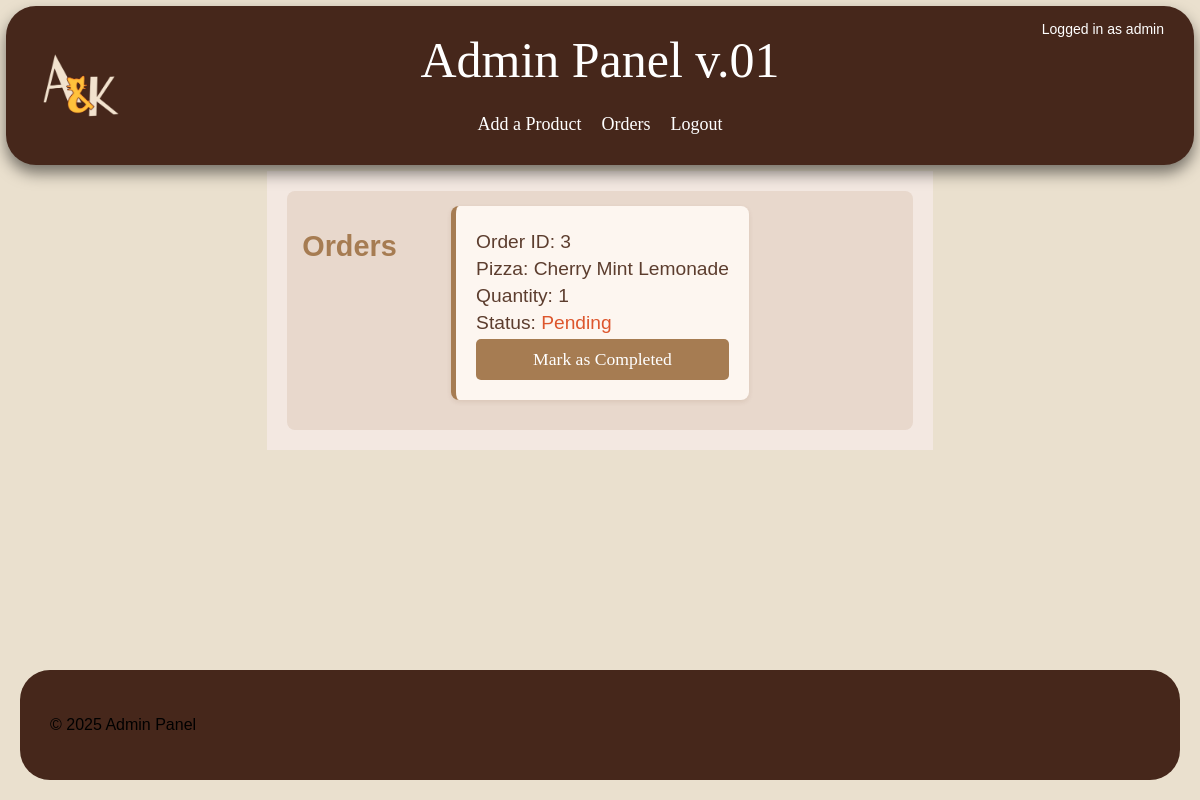
/orders (signed in), run on an earlier commit of the app's database.
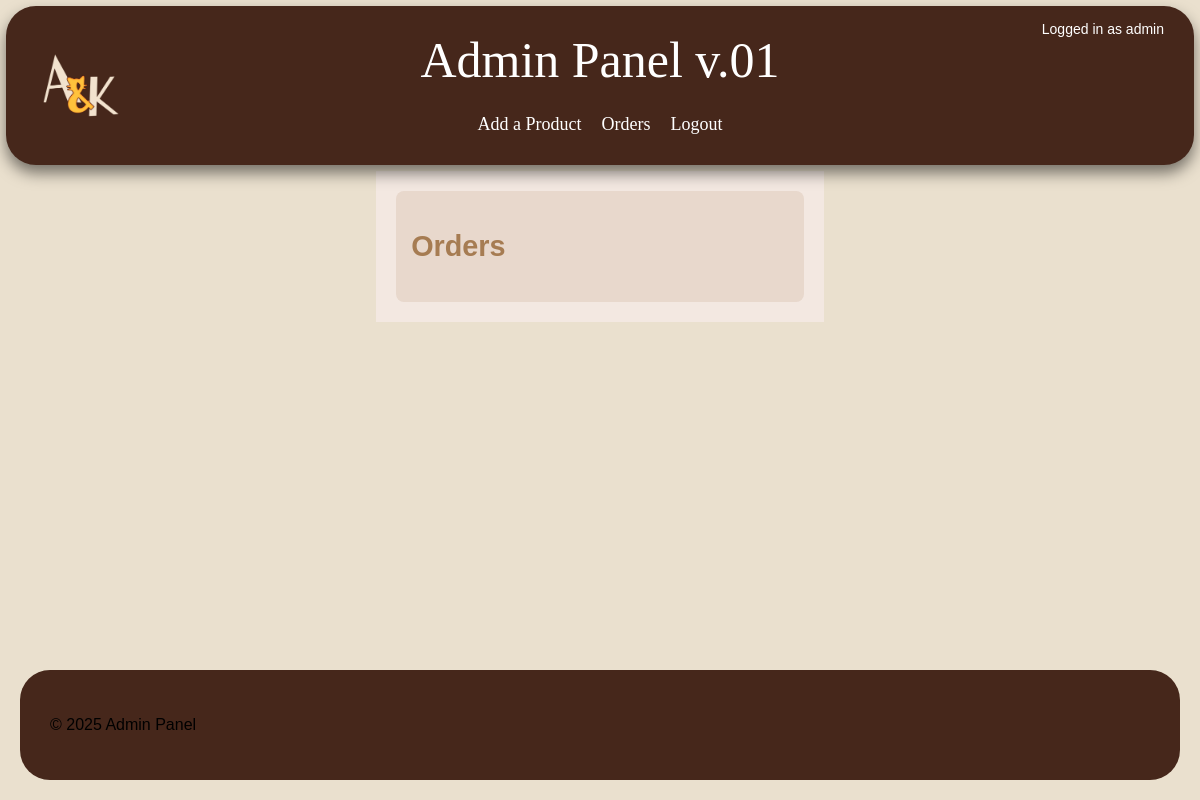
And on a later commit of the database.
### app.py (models this page shows, shortened)
class Order(db.Model):
    __tablename__ = 'order'
    id = db.Column(db.Integer, primary_key=True)
    user_id = db.Column(db.Integer, db.ForeignKey('user.id'), nullable=False)
    item_id = db.Column(db.Integer, db.ForeignKey('item.id'), nullable=False)
    quantity = db.Column(db.Integer, nullable=False)
    status = db.Column(db.String(20), default='Pending')
    user = db.relationship('User', backref=db.backref('orders', lazy=True))
    item = db.relationship('Item', backref=db.backref('orders', lazy=True))

class Item(db.Model):
    id = db.Column(db.Integer, primary_key=True)
    title = db.Column(db.String(100))
    price = db.Column(db.Float)
    is_active = db.Column(db.Boolean)
    text = db.Column(db.String(500))
    image_filename = db.Column(db.String(100))

### app.py (the view)
@app.route('/orders')
@login_required
def orders():
    orders = Order.query.filter_by(status='Pending').all()
    return render_template('orders.html', orders=orders)

### app.py (called while the page is built)
@login_manager.user_loader
def load_user(user_id):
    return User.query.get(int(user_id))

### templates/orders.html (shortened to what this page needs)
{% extends 'admin.html' %}
{% block addform %}
<div class="admin-container">
    <div class="orders-list">
        <h2>Orders</h2>
        {% for order in orders %}
            <div class="order-item">
                <p>Order ID: {{ order.id }}</p>
                <p>Pizza: {{ order.item.title }}</p>
                <p>Quantity: {{ order.quantity }}</p>
                <p>Status:
                    {% if order.status == 'Pending' %}
                        <span class="pending-status">Pending</span>
                    {% else %}
                        <span class="completed-status">Completed</span>
                    {% endif %}
                </p>
                {% if order.status == 'Pending' %}
                    <form action="{{ url_for('mark_as_completed', order_id=order.id) }}" method="POST">
                        <button class="btn btn-success" type="submit">Mark as Completed</button>
                    </form>
                {% endif %}
            </div>
        {% endfor %}
    </div>
</div>
{% endblock %}

What changed in the data, as far as the page shows it:
no longer on this page (row edited): Order: id "3", item "Cherry Mint Lemonade", quantity "1", status "Pending"
